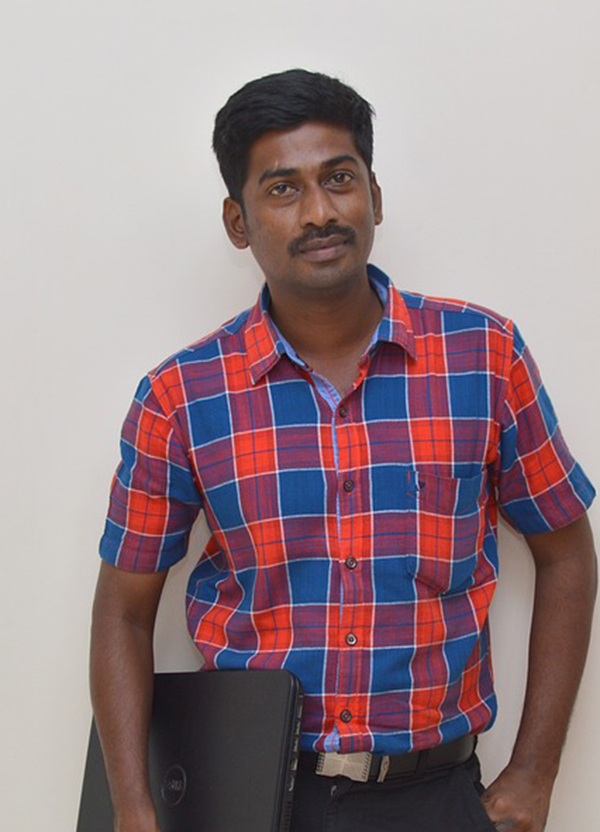
#> input picture practice_problems/ch11/images/face/04.jpg, 600 x 832 px, given in place of 34.jpg, which was not available
$ python 11_09.py
#> lines starting #> are read from the running program, lines starting #| are printed output that depends on the picture; after the words box and inside, x2 and y2 are one past the last pixel; in counts of white or black regions, pixels touching at a corner belong together; pictures that were not available may be replaced by others from this repository, and a replacement may not be noted
import cv2, numpy as np

def preprocessing(no):  # 검출 전처리
#> called with no = 34
    image = cv2.imread('images/face/%2d.jpg' %no, cv2.IMREAD_COLOR)
#> image is the input picture: shape (832, 600, 3); mean B, G, R 136.9, 131.7, 151.9
    if image is None: return None, None
    gray = cv2.cvtColor(image, cv2.COLOR_BGR2GRAY)  # 명암도 영상 변환
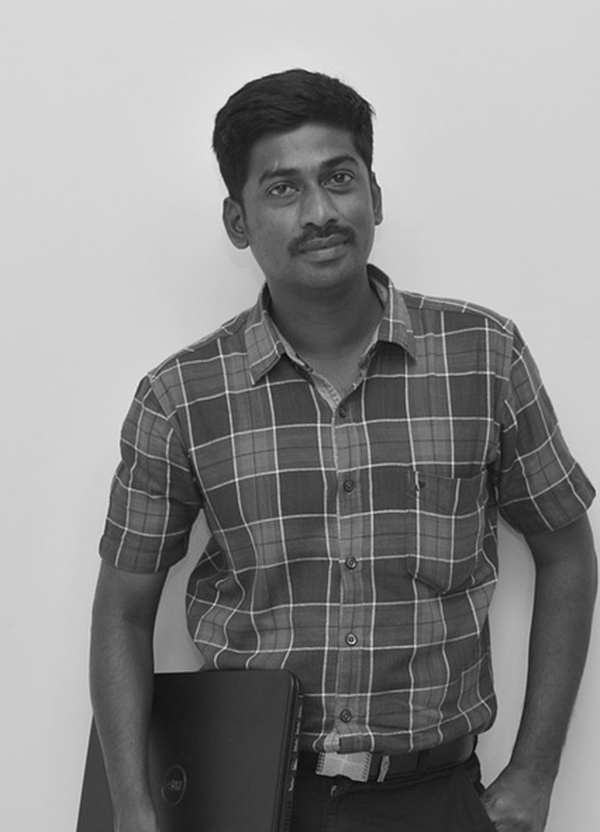
#> gray: shape (832, 600); min 6, max 238, mean 138.3
    gray = cv2.equalizeHist(gray)  # 히스토그램 평활화
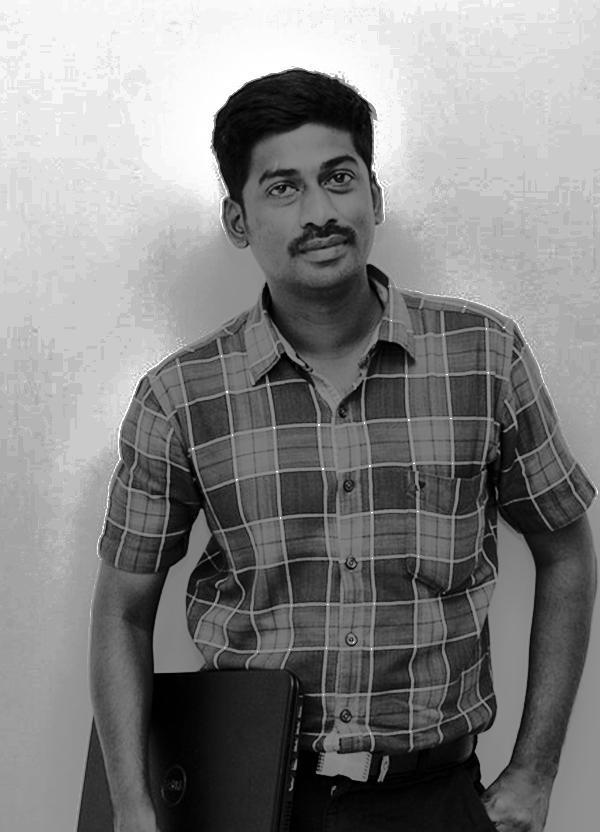
#> gray: shape (832, 600); min 0, max 255, mean 129.5
    return image, gray

face_cascade = cv2.CascadeClassifier("haarcascade_frontalface_alt2.xml")  # 정면 검출기
lefteye_cascade = cv2.CascadeClassifier("haarcascade_lefteye_2splits.xml")  # 왼눈 검출기
righteye_cascade = cv2.CascadeClassifier("haarcascade_righteye_2splits.xml")  # 오른눈 검출기
#xml파일을 못읽어올때,
#lefteye_cascade = cv2.CascadeClassifier(cv2.data.haarcascades+"haarcascade_lefteye_2splits.xml")  # 왼눈 검출기
#righteye_cascade = cv2.CascadeClassifier(cv2.data.haarcascades+"haarcascade_righteye_2splits.xml")  # 오른눈 검출기

image, gray = preprocessing(34)  # 전처리
if image is None: raise Exception("영상 파일 읽기 에러")

faces = face_cascade.detectMultiScale(gray, 1.1, 2, 0, (100, 100))  # 얼굴 검출
#> faces = [[234, 120, 161, 161]]
if faces.any():
    x, y, w, h = faces[0]
#> x = 234; y = 120; w = 161; h = 161
    face_image = image[y:y + h, x:x + w]  # 얼굴 영역 영상 가져오기
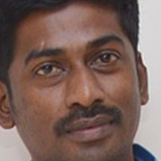
#> face_image: shape (161, 161, 3); mean B, G, R 90.2, 97.9, 123
    left_eyes = lefteye_cascade.detectMultiScale(face_image, 1.1, 2)  # 눈 검출 수행
#> left_eyes = [[87, 30, 42, 42], [31, 46, 35, 35], [43, 44, 37, 37]]
    right_eyes = righteye_cascade.detectMultiScale(face_image, 1.1, 2)  # 눈 검출 수행
#> right_eyes = [[100, 108, 23, 23], [28, 42, 42, 42], [88, 32, 38, 38]]
    if len(left_eyes) >= 1:  # 눈 사각형이 검출되면
        for ex, ey, ew, eh in left_eyes:
            center = (x + ex + ew//2, y + ey + eh//2)
            cv2.circle(image, center, 10, (0, 255, 0), 2)  # 왼쪽 눈 중심에 녹색 원 그리기
#> this loop made 3 passes
#> (ex, ey, ew, eh, center) on passes 1 to 3: (87, 30, 42, 42, (342, 171)), (31, 46, 35, 35, (282, 183)), (43, 44, 37, 37, (295, 182))
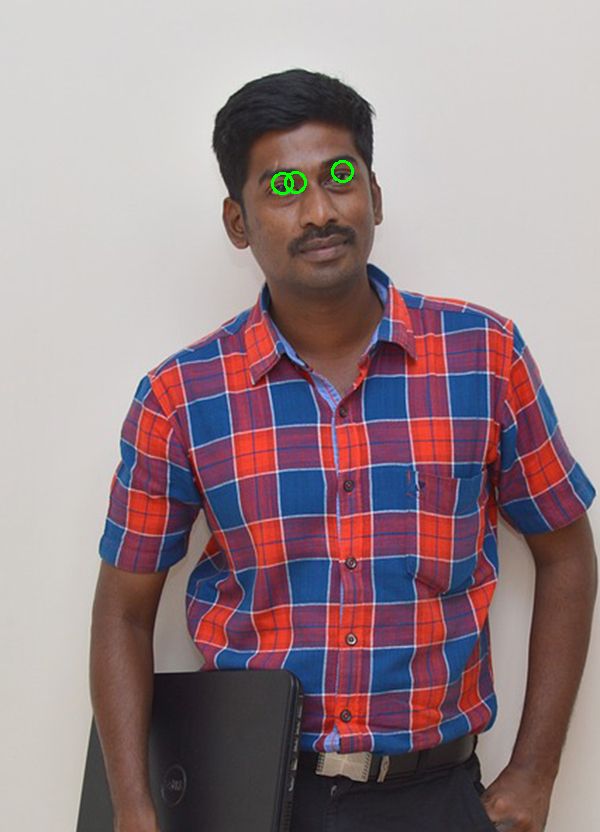
#> image: shape (832, 600, 3); 0.11% of pixels changed, all inside (x1, y1, x2, y2) = (271, 160, 354, 195)
    else:
        print("왼쪽 눈 미검출")
    if len(right_eyes) >= 1:  # 눈 사각형이 검출되면
        for ex, ey, ew, eh in right_eyes:
            center = (x + ex + ew//2, y + ey + eh//2)
            cv2.circle(image, center, 10, (255, 0, 0), 2)  # 오른쪽 눈 중심에 파란색 원 그리기
#> this loop made 3 passes
#> (ex, ey, ew, eh, center) on passes 1 to 3: (100, 108, 23, 23, (345, 239)), (28, 42, 42, 42, (283, 183)), (88, 32, 38, 38, (341, 171))
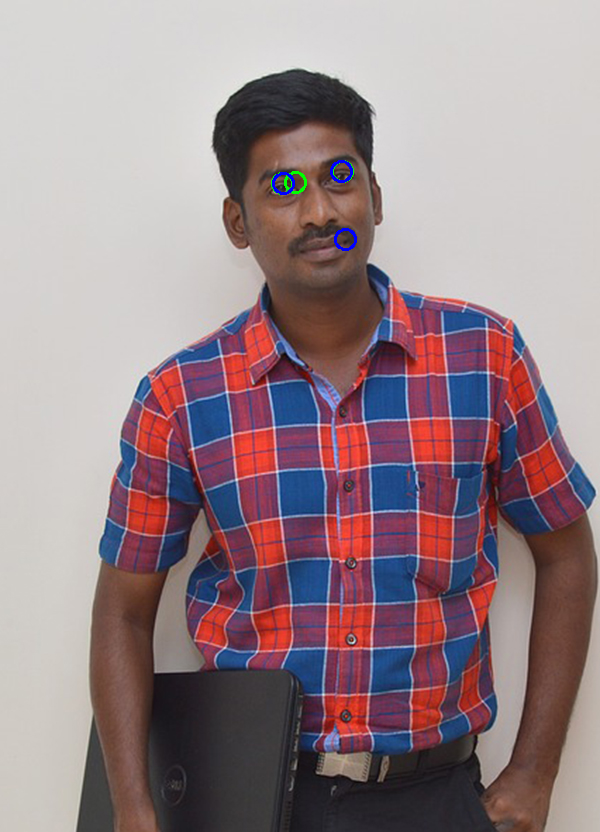
#> image: shape (832, 600, 3); 0.12% of pixels changed, all inside (x1, y1, x2, y2) = (272, 160, 357, 251)
    else:
        print("오른쪽 눈 미검출")

    cv2.rectangle(image, faces[0], (255, 255, 0), 2)  # 얼굴 검출 사각형 그리기
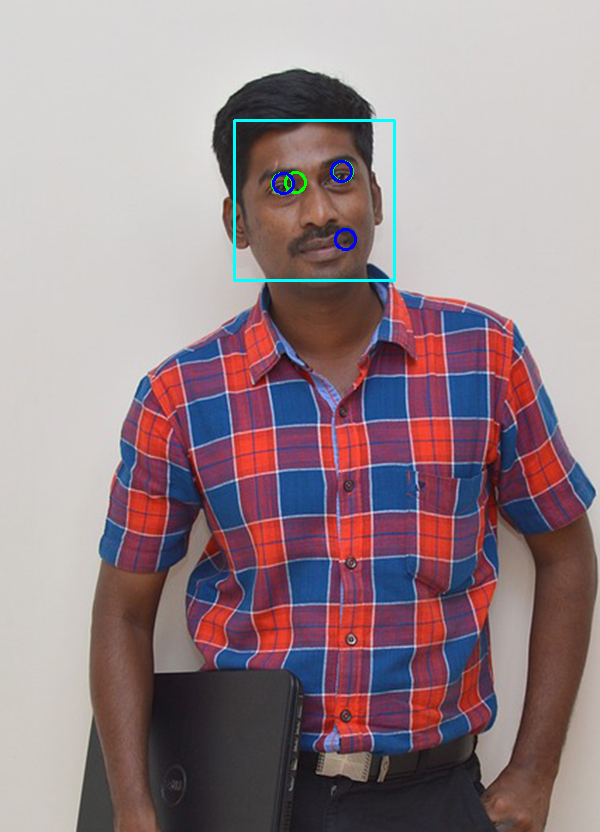
#> image: shape (832, 600, 3); 0.38% of pixels changed, all inside (x1, y1, x2, y2) = (233, 119, 396, 282)
    cv2.imshow("image", image)

else: print("얼굴 미검출")
cv2.waitKey(0)

$ run again, on practice_problems/ch11/images/face/35.jpg
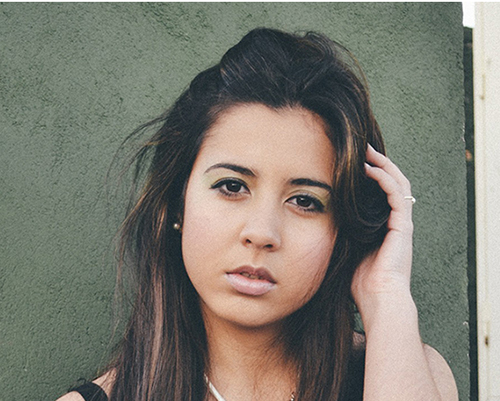
#> input picture practice_problems/ch11/images/face/35.jpg, 500 x 401 px, given in place of 34.jpg, which was not available
#> in preprocessing, image is the input picture: shape (401, 500, 3); mean B, G, R 111.9, 121.9, 123.9
#> faces = [[161, 110, 210, 210]]
#> x = 161; y = 110; w = 210
#> left_eyes = [[51, 47, 46, 46], [121, 59, 50, 50]]
#> right_eyes = [[45, 43, 52, 52], [119, 62, 46, 46]]
#> the loop `for ex, ey, ew, eh in left_eyes:` made 2 passes
#> (ex, ey, ew, eh, center) on passes 1 to 2: (51, 47, 46, 46, (235, 180)), (121, 59, 50, 50, (307, 194))
#> after the loop `for ex, ey, ew, eh in left_eyes:`:
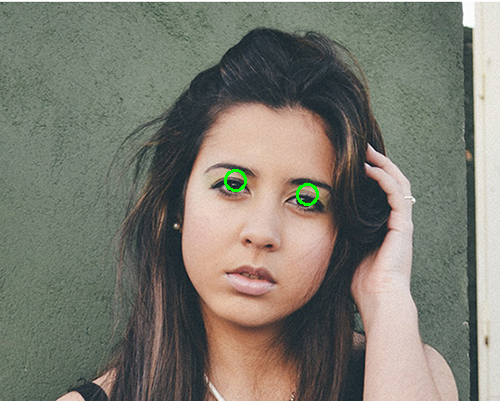
#> image: shape (401, 500, 3); 0.19% of pixels changed, all inside (x1, y1, x2, y2) = (224, 169, 319, 206)
#> the loop `for ex, ey, ew, eh in right_eyes:` made 2 passes
#> (ex, ey, ew, eh, center) on passes 1 to 2: (45, 43, 52, 52, (232, 179)), (119, 62, 46, 46, (303, 195))
#> `cv2.rectangle(image, faces[0], (255, 255, 0), 2)`:
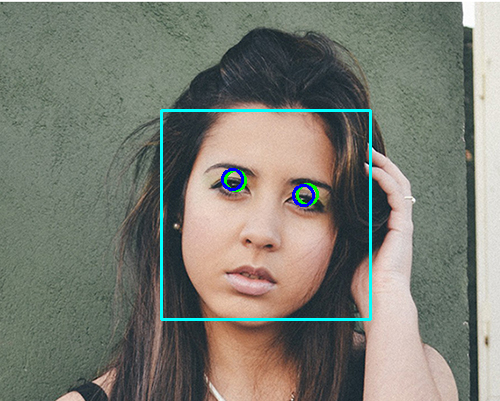
#> image: shape (401, 500, 3); mean B, G, R 114.2, 124, 122.3

$ run again, on practice_problems/ch11/images/face/41.jpg
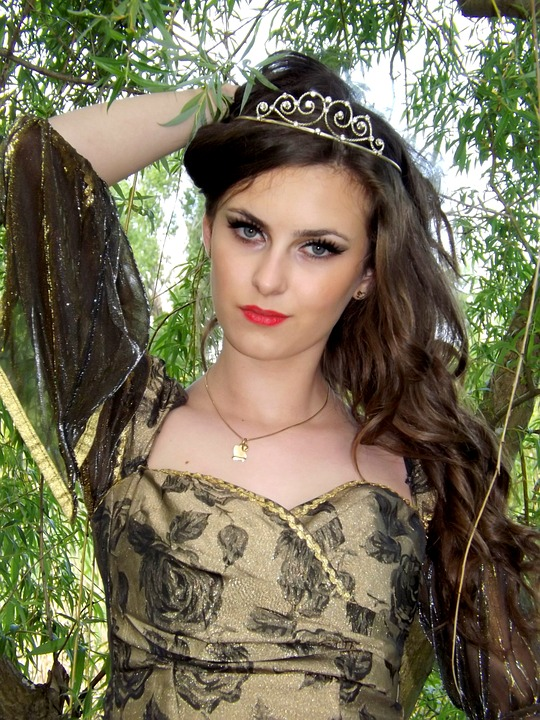
#> input picture practice_problems/ch11/images/face/41.jpg, 540 x 720 px, given in place of 34.jpg, which was not available
#> in preprocessing, image is the input picture: shape (720, 540, 3); mean B, G, R 88.6, 112.7, 118.8
#> faces = [[185, 168, 189, 189]]
#> x = 185; y = 168; w = 189
#> left_eyes = [[113, 48, 50, 50], [22, 12, 66, 66]]
#> right_eyes = [[110, 52, 46, 46]]
#> the loop `for ex, ey, ew, eh in left_eyes:` made 2 passes
#> (ex, ey, ew, eh, center) on passes 1 to 2: (113, 48, 50, 50, (323, 241)), (22, 12, 66, 66, (240, 213))
#> after the loop `for ex, ey, ew, eh in left_eyes:`:
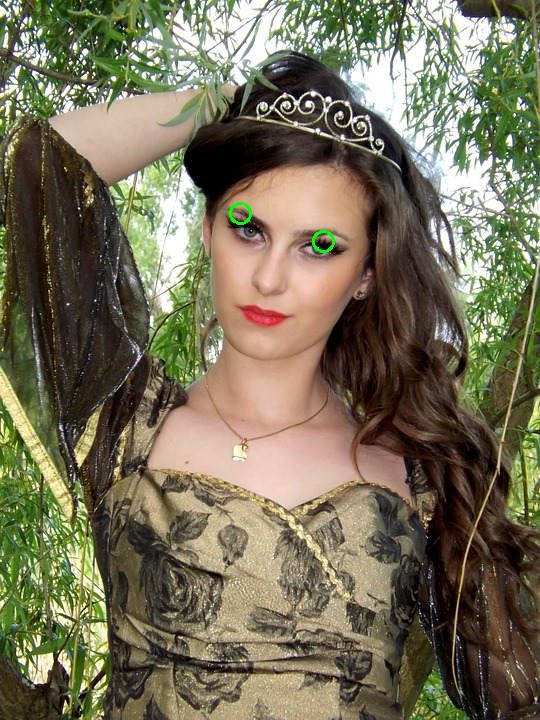
#> image: shape (720, 540, 3); 0.1% of pixels changed, all inside (x1, y1, x2, y2) = (229, 202, 335, 253)
#> the loop `for ex, ey, ew, eh in right_eyes:` made 1 pass
#> (ex, ey, ew, eh, center) on pass 1: (110, 52, 46, 46, (318, 243))
#> `cv2.rectangle(image, faces[0], (255, 255, 0), 2)`:
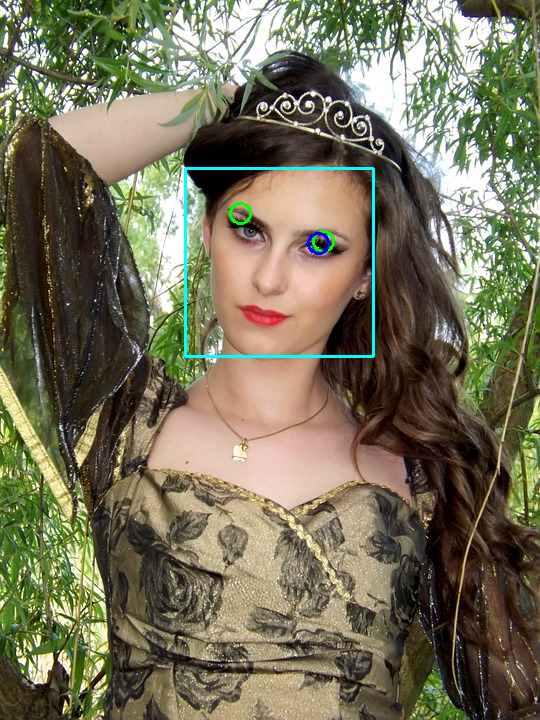
#> image: shape (720, 540, 3); mean B, G, R 89.7, 113.8, 118.1

$ run again, on practice_problems/ch11/images/face/42.jpg
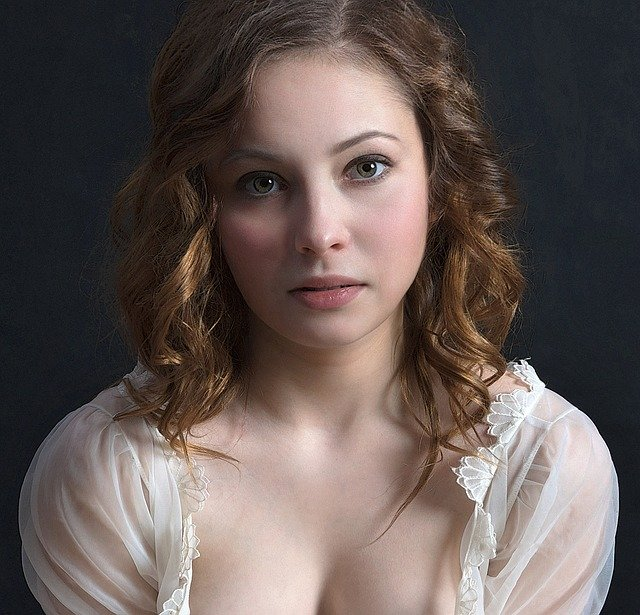
#> input picture practice_problems/ch11/images/face/42.jpg, 640 x 615 px, given in place of 34.jpg, which was not available
#> in preprocessing, image is the input picture: shape (615, 640, 3); mean B, G, R 84.3, 87.8, 99.8
#> faces = [[188, 79, 263, 263]]
#> x = 188; y = 79; w = 263
#> left_eyes = [[151, 44, 64, 64]]
#> right_eyes = [[146, 52, 60, 60], [44, 62, 64, 64]]
#> the loop `for ex, ey, ew, eh in left_eyes:` made 1 pass
#> (ex, ey, ew, eh, center) on pass 1: (151, 44, 64, 64, (371, 155))
#> after the loop `for ex, ey, ew, eh in left_eyes:`:
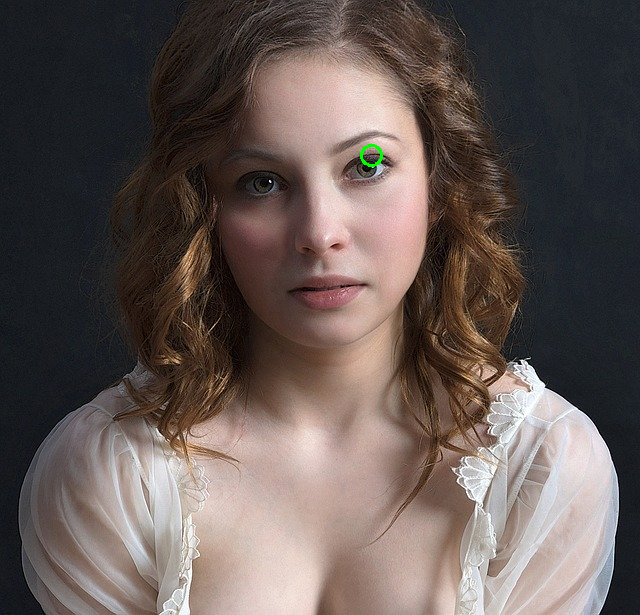
#> image: shape (615, 640, 3); 0.05% of pixels changed, all inside (x1, y1, x2, y2) = (360, 144, 383, 167)
#> the loop `for ex, ey, ew, eh in right_eyes:` made 2 passes
#> (ex, ey, ew, eh, center) on passes 1 to 2: (146, 52, 60, 60, (364, 161)), (44, 62, 64, 64, (264, 173))
#> `cv2.rectangle(image, faces[0], (255, 255, 0), 2)`:
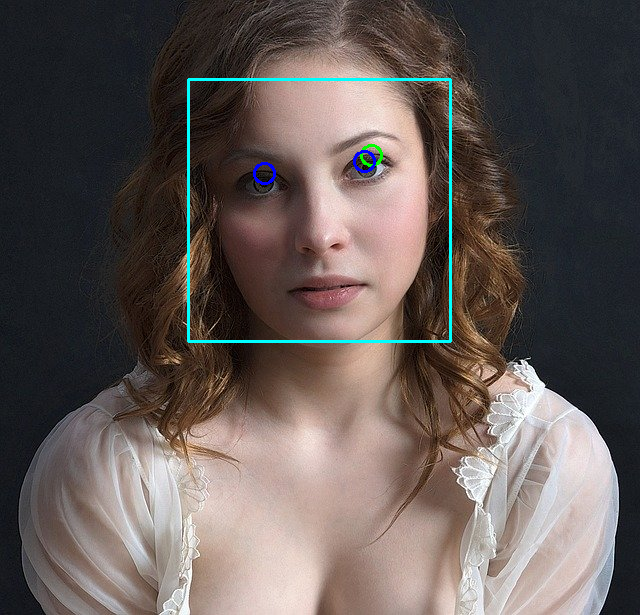
#> image: shape (615, 640, 3); mean B, G, R 86, 89.3, 99
